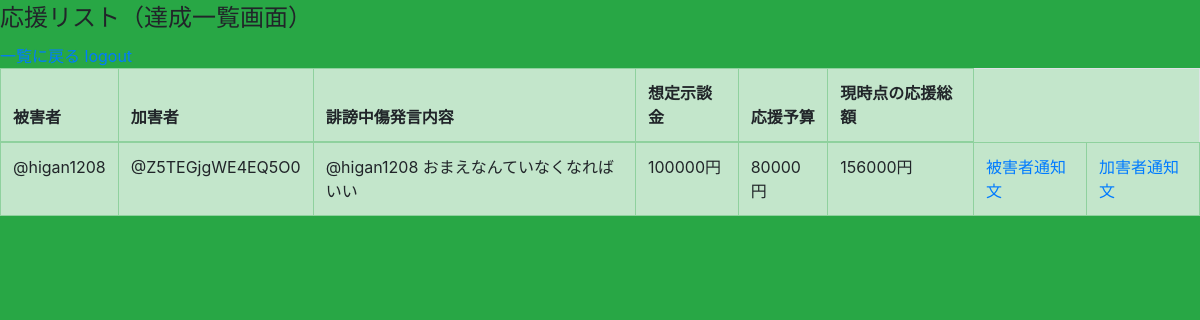
The app's page /admin_index2.php with its own data.
### tables this page shows
CREATE TABLE `project_table` (
  `id` int(12) NOT NULL,
  `higai_name` varchar(128) NOT NULL,
  `kagai_namae` varchar(128) NOT NULL,
  `kagai_name` varchar(128) NOT NULL,
  `detail` varchar(128) NOT NULL,
  `jidan_money` int(12) DEFAULT NULL,
  `budget` int(12) DEFAULT NULL
);

### admin_index2.php (the view, shortened to what this page needs)
<?php
$pdo = connect_to_db();
$sql = 'SELECT * FROM project_table LEFT OUTER JOIN (SELECT p_id, SUM(money) AS summoney FROM yell_table GROUP BY p_id) AS moneys ON project_table.id = moneys.p_id WHERE budget<summoney';
$stmt = $pdo->prepare($sql);
$status = $stmt->execute();
if ($status == false) {
  $error = $stmt->errorInfo();
  echo json_encode(["error_msg" => "{$error[2]}"]);
  exit();
} else {
  $result = $stmt->fetchAll(PDO::FETCH_ASSOC);
  $output = "";
  foreach ($result as $record) {
    $output .= "<tr>";
    $output .= "<td>{$record["higai_name"]}</td>";
    $output .= "<td>{$record["kagai_name"]}</td>";
    $output .= "<td>{$record["detail"]}</td>";
    $output .= "<td>{$record["jidan_money"]}円</td>";
    $output .= "<td>{$record["budget"]}円</td>";
    $output .= "<td>{$record["summoney"]}円</td>";
    $output .= "<td><a href='higaisya.php?id={$record["id"]}'>被害者通知文</a></td>";
    $output .= "<td><a href='kagaisya.php?id={$record["id"]}'>加害者通知文</a></td>";
    $output .= "</tr>";
  }
}
?>
<!DOCTYPE html>
<html lang="ja">
<head>
  <link rel="stylesheet" href="https://stackpath.bootstrapcdn.com/bootstrap/4.5.0/css/bootstrap.min.css">
  <link rel="stylesheet" href="style_admin.css">
</head>
<body>
  <fieldset>
    <legend>応援リスト（達成一覧画面）</legend>
    <a href="admin_index.php">一覧に戻る</a>
    <a href="logout.php">logout</a>
    <table class="table table-bordered table-success">
      <thead>
        <tr>
          <th>被害者</th>
          <th>加害者</th>
          <th>誹謗中傷発言内容</th>
          <th>想定示談金</th>
          <th>応援予算</th>
          <th>現時点の応援総額</th>
        </tr>
      </thead>
      <tbody>
        <?= $output ?>
      </tbody>
    </table>
  </fieldset>
</body>
</html>

### style_admin.css (style rules this page uses)
body { background-color: #28a745; }

### records on screen
project_table: higai_name "@higan1208", kagai_name "@Z5TEGjgWE4EQ5O0", detail "@higan1208 おまえなんていなくなればいい", jidan_money "100000", budget "80000", summoney "156000"
